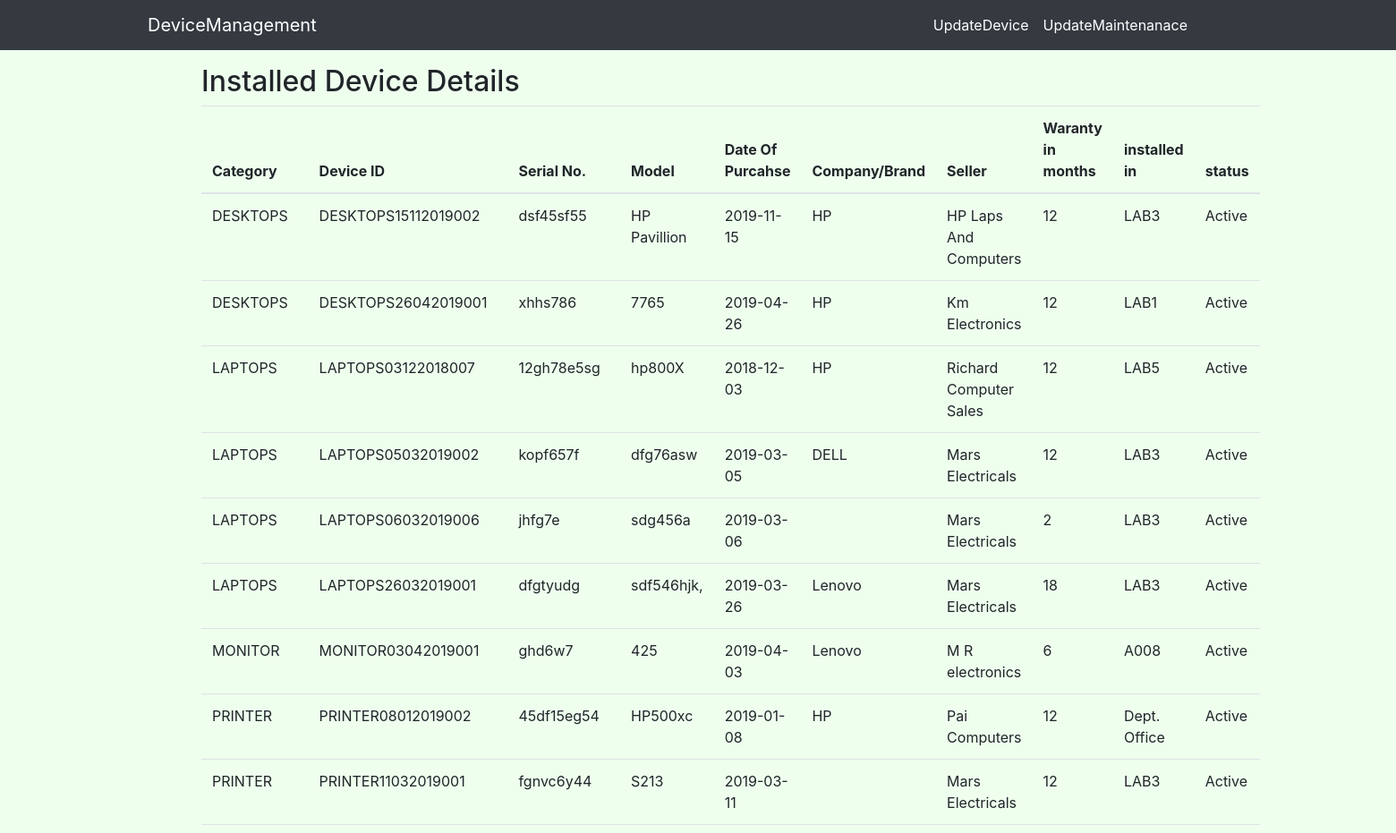
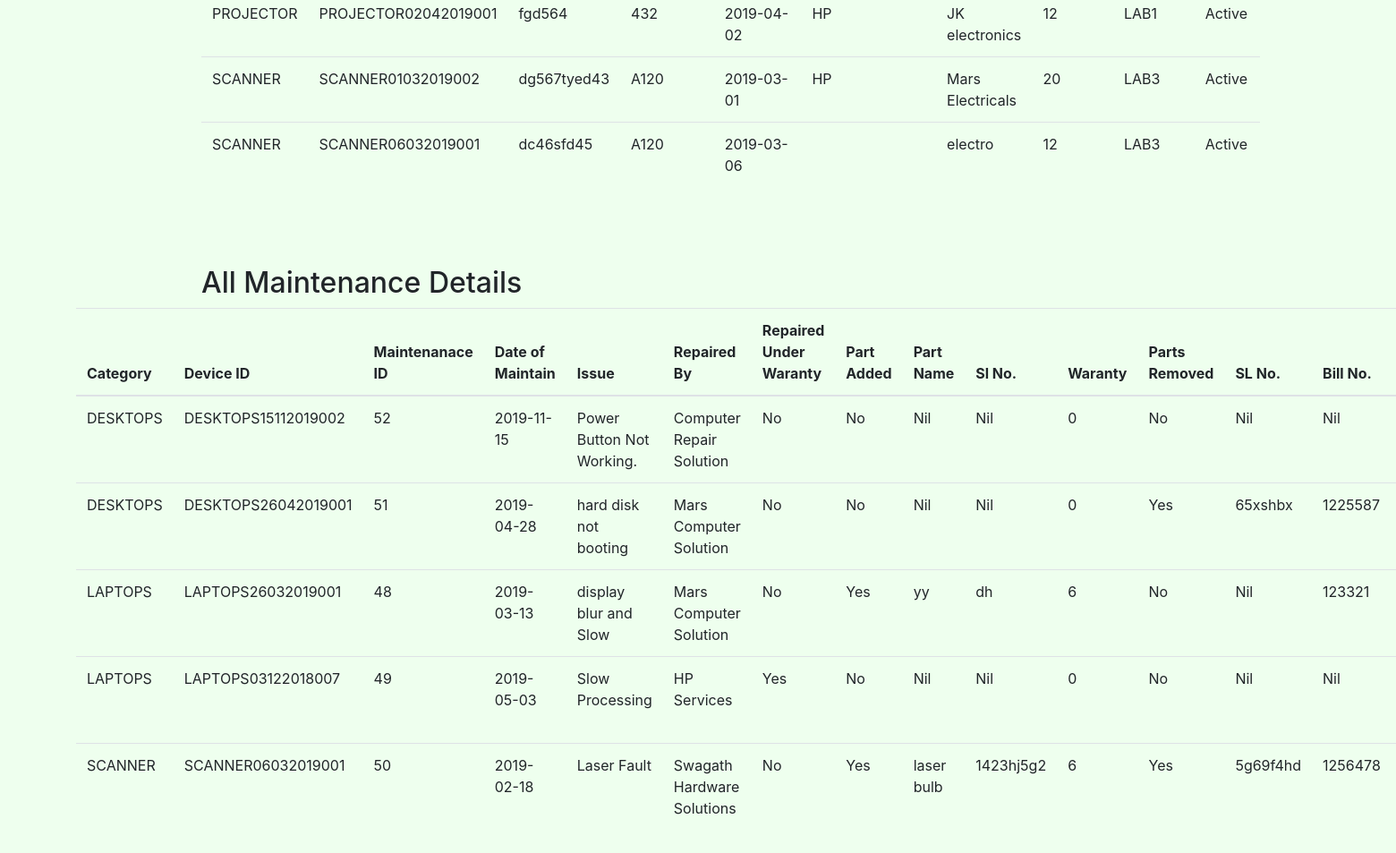
Page /admin_menu.php on the committed database (2 pictures, top to bottom).
### tables this page shows
CREATE TABLE IF NOT EXISTS `alldevices` (
  `devCategory` varchar(20) NOT NULL,
  `devid` varchar(30) NOT NULL,
  `serNo` varchar(20) NOT NULL,
  `model` varchar(25) NOT NULL,
  `dop` date NOT NULL,
  `company` varchar(20) NOT NULL,
  `seller` varchar(25) NOT NULL,
  `waranty` int(3) NOT NULL,
  `installedin` varchar(20) NOT NULL,
  `status` varchar(20) NOT NULL,
  PRIMARY KEY (`devid`),
  UNIQUE KEY `serNo` (`serNo`),
  KEY `devCategory_2` (`devCategory`)
);

CREATE TABLE IF NOT EXISTS `maintenance` (
  `maintenanceID` int(6) NOT NULL AUTO_INCREMENT,
  `devCategory` varchar(20) NOT NULL,
  `devid` varchar(30) NOT NULL,
  `maintainDate` date NOT NULL,
  `issue` varchar(150) NOT NULL,
  `repairedBy` varchar(50) NOT NULL,
  `status` varchar(10) NOT NULL,
  `withWarranty` varchar(3) NOT NULL,
  `added` varchar(3) NOT NULL,
  `addedName` varchar(20) NOT NULL,
  `addedsl` varchar(20) NOT NULL,
  `addedWarranty` int(3) NOT NULL,
  `removed` varchar(3) NOT NULL,
  `removedName` varchar(20) NOT NULL,
  `removedsl` varchar(20) NOT NULL,
  `billno` varchar(15) NOT NULL,
  `Description` varchar(200) NOT NULL,
  PRIMARY KEY (`maintenanceID`)
);

### admin_menu.php (the view, shortened to what this page needs)
<!DOCTYPE html>
<html>
<head>
   <link rel="stylesheet" href="https://stackpath.bootstrapcdn.com/bootstrap/4.3.1/css/bootstrap.min.css">
<link rel="stylesheet" href="https://stackpath.bootstrapcdn.com/bootstrap/4.3.1/js/bootstrap.min.js">
<link rel="stylesheet" href="https://cdnjs.cloudflare.com/ajax/libs/sweetalert/1.1.3/sweetalert.css">
  </head>
<body style="background: #EEFFEE;padding-bottom:10px">
    <form id="addm" method="post" action="">
        <nav class="navbar navbar-expand-lg navbar-dark bg-dark fixed-top">
            <div class="container">
                <a class="navbar-brand" href="adminhomepage.php" style="margin-left: -60px;">DeviceManagement</a>
            <div class="collapse navbar-collapse" id="navbarResponsive">
                <ul class="navbar-nav ml-auto">
                    <li class="nav-item active"><a class="nav-link" href="get_device.php">UpdateDevice </a></li>
                    <li class="nav-item active"><a class="nav-link" href="get_maintenance.php">UpdateMaintenanace </a></li>
                </ul>
            </div>
        </div>
    </nav>
    <br />
    <br />
    <br />
  <?php
include('devicedb.php');
if (!$con or !mysqli_select_db($con,'DeviceManagement'))
{
}
else
{
$sql = "SELECT * FROM alldevices ORDER BY devCategory ";
$result = $con->query($sql);
if ($result->num_rows > 0)
{
    echo "<div class='container'>";
    echo "<h2>Installed Device Details</h2>";
    echo "<table class='table table-hover'>";
    echo "<thead>";
    echo "<tr>";
    echo "<th>Category</th>";
    echo "<th>Device ID</th>";
    echo "<th>Serial No.</th>";
    echo "<th>Model</th>";
    echo "<th>Date Of Purcahse</th>";
    echo "<th>Company/Brand</th>";
    echo "<th>Seller</th>";
    echo "<th>Waranty in months</th>";
    echo "<th>installed in</th>";
    echo "<th>status</th>";
    echo "</tr>";
    echo "</thead>";
    echo "<tbody>";
    while($row = $result->fetch_assoc())
    {
        echo "<tr>";
        echo "<td>".$row["devCategory"]."</td>";
        echo "<td>".$row["devid"]."</td>";
        echo "<td>".$row["serNo"]."</td>";
        echo "<td>".$row["model"]."</td>";
        echo "<td>".$row["dop"]."</td>";
        echo "<td>".$row["company"]."</td>";
        echo "<td>".$row["seller"]."</td>";
        echo "<td>".$row["waranty"]."</td>";
        echo "<td>".$row["installedin"]."</td>";
        echo "<td>".$row["status"]."</td>";
        echo "</tr>";
    }
    echo "</tbody>";
    echo "</table>";
    echo "</div>";
}
else
{
    echo "0 results";
}
}
?>
<br><br><br>
     <?php
include('devicedb.php');
if (!$con or !mysqli_select_db($con,'DeviceManagement'))
{
}
else
{
$sql = "SELECT * FROM maintenance ORDER BY devCategory ";
$result = $con->query($sql);
if ($result->num_rows > 0)
{
    echo "<div class='container'>";
    echo "<h2>All Maintenance Details</h2>";
    echo "<table style='margin-left: -140px;' class='table table-hover'>";
    echo "<thead>";
    echo "<tr>";
    echo "<th>Category</th>";
    echo "<th>Device ID</th>";
    echo "<th>Maintenanace ID</th>";
    echo "<th>Date of Maintain</th>";
    echo "<th>Issue</th>";
    echo "<th>Repaired By</th>";
    echo "<th>Repaired Under Waranty</th>";
    echo "<th>Part Added</th>";
    echo "<th>Part Name</th>";
    echo "<th>Sl No.</th>";
    echo "<th>Waranty</th>";
    echo "<th>Parts Removed</th>";
    echo "<th>SL No.</th>";
    echo "<th>Bill No.</th>";
    echo "<th>Status</th>";
    echo "</tr>";
    echo "</thead>";
    echo "<tbody>";
    while($row = $result->fetch_assoc())
    {
        echo "<tr>";
        echo "<td>".$row["devCategory"]."</td>";
        echo "<td>".$row["devid"]."</td>";
        echo "<td>".$row["maintenanceID"]."</td>";
        echo "<td>".$row["maintainDate"]."</td>";
        echo "<td>".$row["issue"]."</td>";
        echo "<td>".$row["repairedBy"]."</td>";
        echo "<td>".$row["withWarranty"]."</td>";
        echo "<td>".$row["added"]."</td>";
        echo "<td>".$row["addedName"]."</td>";
        echo "<td>".$row["addedsl"]."</td>";
        echo "<td>".$row["addedWarranty"]."</td>";
        echo "<td>".$row["removed"]."</td>";
        echo "<td>".$row["removedsl"]."</td>";
        echo "<td>".$row["billno"]."</td>";
        echo "<td>".$row["status"]."</td>";
        echo "</tr>";
    }
    echo "</tbody>";
    echo "</table>";
    echo "</div>";
}
else
{
}
}
?>
</form>
</body>
</html>

### rows in the picture
alldevices: devCategory "DESKTOPS", devid "DESKTOPS15112019002", serNo "dsf45sf55", model "HP Pavillion", dop "2019-11-15", company "HP", seller "HP Laps And Computers", waranty "12", installedin "LAB3", status "Active"
alldevices: devCategory "DESKTOPS", devid "DESKTOPS26042019001", serNo "xhhs786", model "7765", dop "2019-04-26", company "HP", seller "Km Electronics", waranty "12", installedin "LAB1", status "Active"
alldevices: devCategory "LAPTOPS", devid "LAPTOPS03122018007", serNo "12gh78e5sg", model "hp800X", dop "2018-12-03", company "HP", seller "Richard Computer Sales", waranty "12", installedin "LAB5", status "Active"
alldevices: devCategory "LAPTOPS", devid "LAPTOPS05032019002", serNo "kopf657f", model "dfg76asw", dop "2019-03-05", company "DELL", seller "Mars Electricals", waranty "12", installedin "LAB3", status "Active"
alldevices: devCategory "LAPTOPS", devid "LAPTOPS06032019006", serNo "jhfg7e", model "sdg456a", dop "2019-03-06", seller "Mars Electricals", waranty "2", installedin "LAB3", status "Active"
alldevices: devCategory "LAPTOPS", devid "LAPTOPS26032019001", serNo "dfgtyudg", model "sdf546hjk,", dop "2019-03-26", company "Lenovo", seller "Mars Electricals", waranty "18", installedin "LAB3", status "Active"
alldevices: devCategory "MONITOR", devid "MONITOR03042019001", serNo "ghd6w7", model "425", dop "2019-04-03", company "Lenovo", seller "M R electronics", waranty "6", installedin "A008", status "Active"
alldevices: devCategory "PRINTER", devid "PRINTER08012019002", serNo "45df15eg54", model "HP500xc", dop "2019-01-08", company "HP", seller "Pai Computers", waranty "12", installedin "Dept. Office", status "Active"
alldevices: devCategory "PRINTER", devid "PRINTER11032019001", serNo "fgnvc6y44", model "S213", dop "2019-03-11", seller "Mars Electricals", waranty "12", installedin "LAB3", status "Active"
alldevices: devCategory "PROJECTOR", devid "PROJECTOR02042019001", serNo "fgd564", model "432", dop "2019-04-02", company "HP", seller "JK electronics", waranty "12", installedin "LAB1", status "Active"
alldevices: devCategory "SCANNER", devid "SCANNER01032019002", serNo "dg567tyed43", model "A120", dop "2019-03-01", company "HP", seller "Mars Electricals", waranty "20", installedin "LAB3", status "Active"
alldevices: devCategory "SCANNER", devid "SCANNER06032019001", serNo "dc46sfd45", model "A120", dop "2019-03-06", seller "electro", waranty "12", installedin "LAB3", status "Active"
maintenance: devCategory "DESKTOPS", devid "DESKTOPS15112019002", maintenanceID "52", maintainDate "2019-11-15", issue "Power Button Not Working.", repairedBy "Computer Repair Solution", withWarranty "No", added "No", addedName "Nil", addedsl "Nil", addedWarranty "0", removed "No", removedsl "Nil", billno "Nil"
maintenance: devCategory "DESKTOPS", devid "DESKTOPS26042019001", maintenanceID "51", maintainDate "2019-04-28", issue "hard disk not booting", repairedBy "Mars Computer Solution", withWarranty "No", added "No", addedName "Nil", addedsl "Nil", addedWarranty "0", removed "Yes", removedsl "65xshbx", billno "1225587"
maintenance: devCategory "LAPTOPS", devid "LAPTOPS26032019001", maintenanceID "48", maintainDate "2019-03-13", issue "display blur and Slow", repairedBy "Mars Computer Solution", withWarranty "No", added "Yes", addedName "yy", addedsl "dh", addedWarranty "6", removed "No", removedsl "Nil", billno "123321"
maintenance: devCategory "LAPTOPS", devid "LAPTOPS03122018007", maintenanceID "49", maintainDate "2019-05-03", issue "Slow Processing", repairedBy "HP Services", withWarranty "Yes", added "No", addedName "Nil", addedsl "Nil", addedWarranty "0", removed "No", removedsl "Nil", billno "Nil"
maintenance: devCategory "SCANNER", devid "SCANNER06032019001", maintenanceID "50", maintainDate "2019-02-18", issue "Laser Fault", repairedBy "Swagath Hardware Solutions", withWarranty "No", added "Yes", addedName "laser bulb", addedsl "1423hj5g2", addedWarranty "6", removed "Yes", removedsl "5g69f4hd", billno "1256478"
